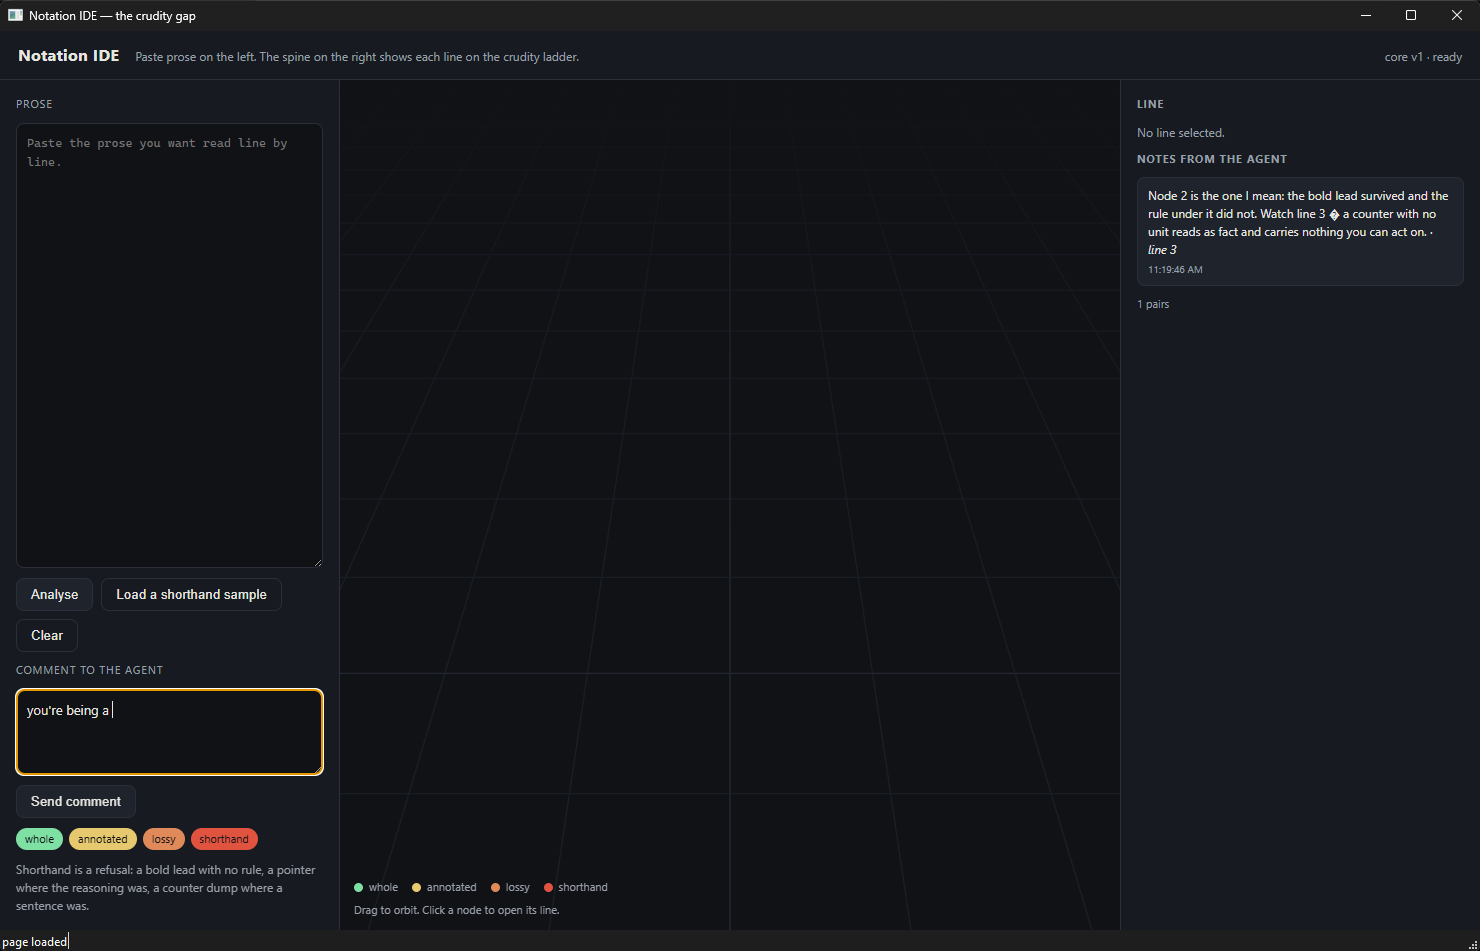

Reproduce this figure in Python.
"""The notation IDE in a real window.

The family stack is Rust to wasm, three.js for the visual notation, and Qt6 for the window
that holds it. This file is the window: a top level QMainWindow with its own title bar,
status bar and geometry memory, hosting the same page the server serves at 127.0.0.1:5177.

    python window.py                 # open the window
    python window.py --grab shot.png # open, wait for the scene, save a picture, quit

The window owns the Node server: it starts one when the port is closed and stops only the
process it started.
"""

from __future__ import annotations

import argparse
import json
import socket
import subprocess
import sys
import time
from pathlib import Path

from PySide6.QtCore import Qt, QTimer, QUrl
from PySide6.QtWidgets import QApplication, QLabel, QMainWindow
from PySide6.QtWebEngineWidgets import QWebEngineView

HERE = Path(__file__).resolve().parent
PORT = 5177
GEOMETRY = HERE / "data" / "window.json"


def port_open(port: int = PORT) -> bool:
    with socket.socket(socket.AF_INET, socket.SOCK_STREAM) as probe:
        probe.settimeout(0.4)
        return probe.connect_ex(("127.0.0.1", port)) == 0


class NotationWindow(QMainWindow):
    def __init__(self, server: subprocess.Popen | None, grab: str | None, wait_ms: int) -> None:
        super().__init__()
        self.server = server
        self.grab_target = grab
        self.setWindowTitle("Notation IDE — the crudity gap")
        self.resize(1400, 880)
        self.move(30, 30)

        self.view = QWebEngineView(self)
        self.setCentralWidget(self.view)

        self.state = QLabel("core: rust to wasm · server 127.0.0.1:%d" % PORT)
        self.statusBar().addWidget(self.state)

        self.view.loadFinished.connect(self.loaded)
        self.view.setUrl(QUrl(f"http://127.0.0.1:{PORT}/"))
        self.wait_ms = wait_ms
        self.restore()

    def restore(self) -> None:
        if not GEOMETRY.exists():
            return
        try:
            box = json.loads(GEOMETRY.read_text(encoding="utf-8"))
        except (OSError, json.JSONDecodeError):
            return
        self.setGeometry(int(box["x"]), int(box["y"]), int(box["w"]), int(box["h"]))

    def loaded(self, ok: bool) -> None:
        self.state.setText("page loaded" if ok else "page failed to load")
        if self.grab_target:
            QTimer.singleShot(self.wait_ms, self.grab_and_quit)

    def grab_and_quit(self) -> None:
        # Two false captures came from the window not being in front: grabWindow(winId) returned
        # the foreground app, and a desktop region did the same. The window goes on top, and the
        # picture is taken a moment later.
        self.setWindowFlag(Qt.WindowStaysOnTopHint, True)
        self.show()
        self.raise_()
        self.activateWindow()
        QApplication.setActiveWindow(self)
        QTimer.singleShot(900, self.capture)

    def capture(self) -> None:
        rect = self.frameGeometry()
        shot = self.screen().grabWindow(0, rect.x(), rect.y(), rect.width(), rect.height())
        if shot.isNull():
            self.state.setText("grab returned nothing")
        else:
            shot.save(self.grab_target)
            self.state.setText(f"saved {self.grab_target}")
        QTimer.singleShot(120, self.close)

    def closeEvent(self, event) -> None:  # noqa: N802 - Qt names this
        GEOMETRY.parent.mkdir(parents=True, exist_ok=True)
        box = self.geometry()
        GEOMETRY.write_text(
            json.dumps({"x": box.x(), "y": box.y(), "w": box.width(), "h": box.height()}),
            encoding="utf-8",
        )
        if self.server is not None and self.server.poll() is None:
            self.server.terminate()
            try:
                self.server.wait(timeout=4)
            except subprocess.TimeoutExpired:
                self.server.kill()
        super().closeEvent(event)


def ensure_server() -> subprocess.Popen | None:
    if port_open():
        return None
    node = subprocess.Popen(
        ["node", "server.js"],
        cwd=str(HERE),
        stdout=subprocess.DEVNULL,
        stderr=subprocess.DEVNULL,
        creationflags=getattr(subprocess, "CREATE_NO_WINDOW", 0),
    )
    deadline = time.monotonic() + 8
    while time.monotonic() < deadline:
        if port_open():
            return node
        time.sleep(0.15)
    node.terminate()
    raise SystemExit("the notation server did not start")


def main() -> int:
    parser = argparse.ArgumentParser(description="Notation IDE window")
    parser.add_argument("--grab", help="save a picture of the window and quit")
    parser.add_argument("--wait", type=int, default=4200, help="milliseconds to wait before the grab")
    args = parser.parse_args()

    server = ensure_server()
    app = QApplication(sys.argv[:1])
    window = NotationWindow(server, args.grab, args.wait)
    window.show()
    if args.grab:
        QTimer.singleShot(15000, window.close)
    return app.exec()


if __name__ == "__main__":
    raise SystemExit(main())
